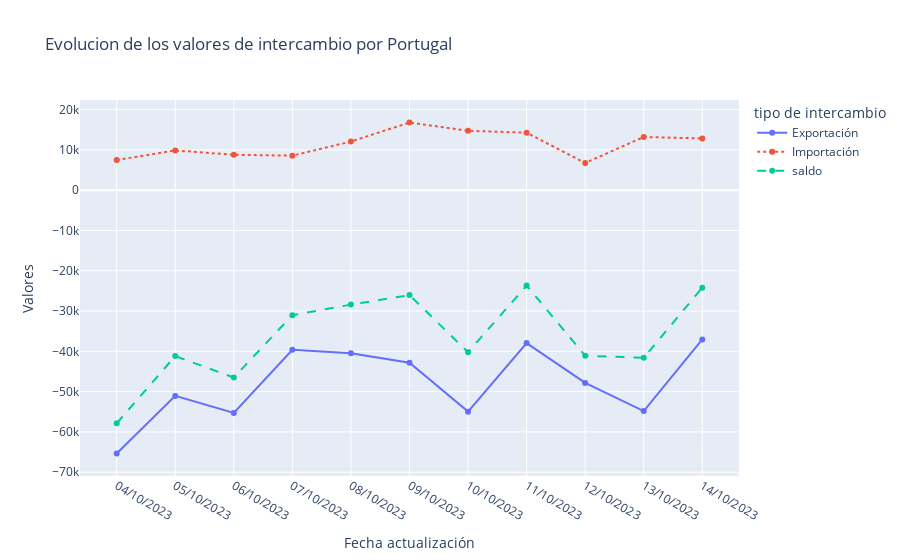

Notebook code for this chart:
### Code cell
fig = px.line(df_intercambio[df_intercambio['nombre'] == 'Portugal'], x = 'Fecha actualización', y = 'Valores', color= 'tipo de intercambio',
              line_group='tipo de intercambio',
              title= 'Evolucion de los valores de intercambio por Portugal',
              line_dash= 'tipo de intercambio',
              markers= True)

fig.show()

### Figure 1 — Plotly figure (JSON) as saved in the notebook; plotly's stock layout.template omitted (floating-point values rounded to 4 significant figures)
{"data": [{"hovertemplate": "tipo de intercambio=Exportación<br>Fecha actualización=%{x}<br>Valores=%{y}<extra></extra>", "legendgroup": "Exportación", "line": {"color": "#636efa", "dash": "solid"}, "marker": {"symbol": "circle"}, "mode": "lines+markers", "name": "Exportación", "orientation": "v", "showlegend": true, "type": "scatter", "x": ["04/10/2023", "05/10/2023", "06/10/2023", "07/10/2023", "08/10/2023", "09/10/2023", "10/10/2023", "11/10/2023", "12/10/2023", "13/10/2023", "14/10/2023"], "xaxis": "x", "y": [-65350.0, -51060.0, -55300.0, -39610.0, -40490.0, -42840, -54970.0, -37950.0, -47840.0, -54820.0, -37040.0], "yaxis": "y"}, {"hovertemplate": "tipo de intercambio=Importación<br>Fecha actualización=%{x}<br>Valores=%{y}<extra></extra>", "legendgroup": "Importación", "line": {"color": "#EF553B", "dash": "dot"}, "marker": {"symbol": "circle"}, "mode": "lines+markers", "name": "Importación", "orientation": "v", "showlegend": true, "type": "scatter", "x": ["04/10/2023", "05/10/2023", "06/10/2023", "07/10/2023", "08/10/2023", "09/10/2023", "10/10/2023", "11/10/2023", "12/10/2023", "13/10/2023", "14/10/2023"], "xaxis": "x", "y": [7482.0, 9878.0, 8791.0, 8583, 12090.0, 16800.0, 14760.0, 14270.0, 6762.0, 13210.0, 12850.0], "yaxis": "y"}, {"hovertemplate": "tipo de intercambio=saldo<br>Fecha actualización=%{x}<br>Valores=%{y}<extra></extra>", "legendgroup": "saldo", "line": {"color": "#00cc96", "dash": "dash"}, "marker": {"symbol": "circle"}, "mode": "lines+markers", "name": "saldo", "orientation": "v", "showlegend": true, "type": "scatter", "x": ["04/10/2023", "05/10/2023", "06/10/2023", "07/10/2023", "08/10/2023", "09/10/2023", "10/10/2023", "11/10/2023", "12/10/2023", "13/10/2023", "14/10/2023"], "xaxis": "x", "y": [-57870.0, -41180.0, -46510.0, -31020.0, -28400.0, -26040.0, -40210.0, -23670.0, -41080.0, -41610.0, -24190.0], "yaxis": "y"}], "layout": {"legend": {"title": {"text": "tipo de intercambio"}, "tracegroupgap": 0}, "title": {"text": "Evolucion de los valores de intercambio por Portugal"}, "xaxis": {"anchor": "y", "domain": [0, 1], "title": {"text": "Fecha actualización"}}, "yaxis": {"anchor": "x", "domain": [0, 1], "title": {"text": "Valores"}}}}
